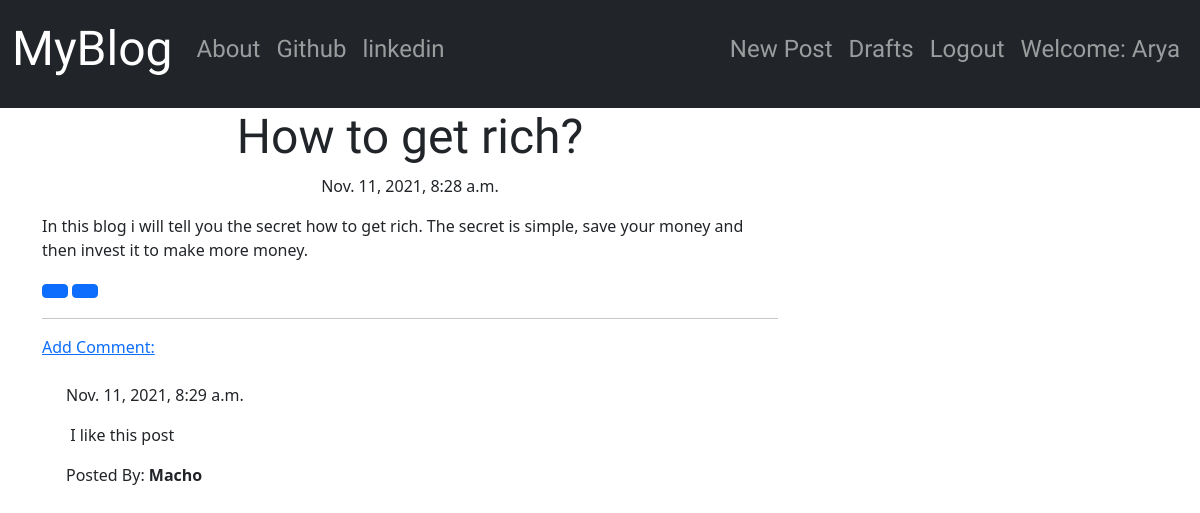
/post/9/ (signed in), run on the app's committed database.
### blog/models.py (models this page shows, shortened)
class Post(models.Model):
    author =models.ForeignKey("auth.User",on_delete=models.CASCADE,)
    title=models.CharField(max_length=200)
    text=models.TextField()
    create_date=models.DateTimeField(default=timezone.now)
    published_date=models.DateTimeField(blank=True,null=True)

class Comment(models.Model):
    post=models.ForeignKey("blog.Post",related_name="comments",on_delete=models.CASCADE)
    author=models.CharField(max_length=200)
    text=models.TextField()
    create_date=models.DateTimeField(default=timezone.now)
    approved_comment=models.BooleanField(default=False)

### blog/views.py (the view)
# urls.py: path("post/<int:pk>/",views.PostDetailView.as_view(),name="post_detail"),
class PostDetailView(DetailView):
    model=Post

### blog/templates/blog/post_detail.html (shortened to what this page needs)
{% extends "blog/base.html" %}
{% block body_content %}
<h1 class="posttitle loader">{{post.title}}</h1>
  {% if post.published_date %}
    <div class="date postdate">
      {{post.published_date}}
    </div>
  {% else %}
    <a class="btn btn-default" href="{% url 'blog:post_publish' pk=post.pk %}">Publish</a>
  {% endif %}
  <p class="postcontent">{{post.text|safe|linebreaksbr}}</p>
  {% if user.is_authenticated %}
    <a class="btn btn-primary" href="{% url 'blog:post_edit' pk=post.pk %}" ></a>
    <a class="btn btn-primary" href="{% url 'blog:post_remove' pk=post.pk %}"></a>
  {% endif %}
  <hr>
  <a href="{% url 'blog:add_comment_to_post' pk=post.pk %}">Add Comment:</a>
  <div class="container">
    {% for comment in post.comments.all %}
      <br>
      {% if user.is_authenticated or comment.approved_comment %}
        {{ comment.create_date }}
        <p>{{ comment.text|safe|linebreaks }}</p>
        <p>Posted By:<strong> {{comment.author}}</strong></p>
     {% endif %}
   {% empty %}
    <p>No Comments</p>
   {% endfor %}
  </div>
{% endblock %}

### blog/templates/blog/base.html (shortened to what this page needs)
<!DOCTYPE html>
{% load static %}
<html lang="en" dir="ltr">
  <head>
    <link href="https://cdn.jsdelivr.net/npm/bootstrap@5.1.3/dist/css/bootstrap.min.css" rel="stylesheet">
    <link rel="stylesheet" href="//cdn.jsdelivr.net/npm/medium-editor@latest/dist/css/medium-editor.min.css" type="text/css" media="screen" charset="utf-8">
    <link rel="stylesheet" href="{% static 'css/blog.css' %}">
    <link rel="stylesheet" href="https://cdn.jsdelivr.net/npm/bootstrap-icons@1.7.0/font/bootstrap-icons.css">
  </head>
  <body class="loader">
    <nav class="navbar navbar-expand-lg navbar-dark bg-dark">
      <div class="container-fluid techfont custom_navbar ">
      <a class="navbar-brand bigbrand" href="{% url 'blog:post_list' %}">MyBlog</a>
      <div class="collapse navbar-collapse" id="navbarNav">
        <ul class="navbar-nav me-auto mb-2 mb-lg-0">
          <li class="nav-item">
            <a  class="nav-link" href="{% url 'blog:about' %}">About</a>
          </li>
          <li class="nav-item">
            <a class="nav-link" href="https://github.com">Github</a>
          </li>
          <li class="nav-item">
            <a class="nav-link" href="https://linkedin.com">linkedin</a>
          </li>
        </ul>
        <ul class="navbar-nav">
          {% if user.is_authenticated %}
          <li class="nav-item">
            <a class="nav-link" href="{% url 'blog:post_new' %}">New Post</a>
          </li>
          <li class="nav-item">
            <a class="nav-link" href="{% url 'blog:post_draft_list' %}">Drafts</a>
          </li>
          <li class="nav-item">
            <a class="nav-link" href="{% url 'logout' %}">Logout</a>
          </li>
          <li class="nav-item">
            <a class="nav-link"> Welcome: {{user.username}} </a>
          </li>
          {% else %}
          <li class="nav-item">
            <a class="nav-link" href="{% url 'login' %}" aria-label="Login">
              Login
            </a>
          </li>
          {% endif %}
        </ul>
      </div>
      </div>
    </nav>
    <div class="container">
      <div class="row">
        <div class="col-md-8">
          <div class="blog_post">
          {% block body_content %}
          {% endblock %}
        </div>
      </div>
      </div>
    </div>
  </body>
</html>

### blog/static/css/blog.css (style rules this page uses)
.techfont { font-family: 'Abhaya Libre', serif; font-size: 1.5em; margin-bottom: 10px; }
.bigbrand { font-size:2em; }
.postdate { text-align: center; }
.posttitle { font-family: 'Abhaya Libre', serif; font-size: 3em; text-align: center; }
.postcontent { font-family:'Abhaya Libre', serif; font-size: 1.5em; }
.loader { filter:hue-rotate(0deg); color:linear-gradient(45deg,#0f8,#08f); animation:hue 10000ms infinite linear; }

### data on the page
Post: title "How to get rich?", published_date "Nov. 11, 2021, 8:28 a.m.", text "In this blog i will tell you the secret how to get rich. The secret is simple, save your money and then invest it to make more money."
Comment: create_date "Nov. 11, 2021, 8:29 a.m.", text "I like this post", author "Macho"

### other printed values
{{ user.username }} "Arya"
